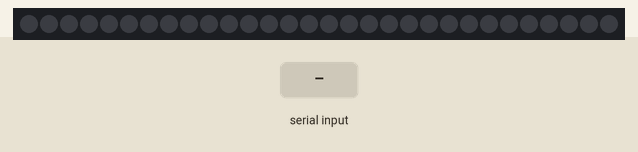
Bench run of a sketch on a simulated Arduino Uno, built with avr-gcc and run on an emulated ATmega328P. Parts: 30 RGB LEDs in strip order, left to right. The test bench sets the inputs (shaded band). Dim RGB values are drawn brighter than linear.

Above: at 1.2 s.
1.3 s: "1" received over Serial
At 3.5 s:
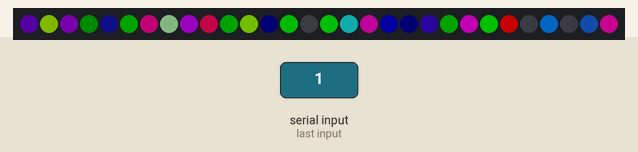
3.8 s: "0" received over Serial
Timing chart, 0 to 6.8 s (numbered marks = the images above; inputs shaded):
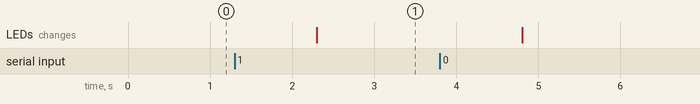

The sketch:

illuminations.ino
```cpp
///////////////////////////////////////
//////// Illuminations by MIT /////////
// Install this code on your Arduino //
///////////////////////////////////////

//////////////////////////////////////////
// Modify these values before uploading //
//////////////////////////////////////////

// How many LEDs on your neopixel hardware?
#define LED_COUNT 30

// How many colors per LED (3 for RGB, 4 for RGB+W)
#define N_COLORS 3

///////////////////////////////////
// Do not modify below this line //
///////////////////////////////////

#include <Adafruit_NeoPixel.h>
#define LED_PIN 4

int total_vals = LED_COUNT * N_COLORS;

Adafruit_NeoPixel strip(LED_COUNT, LED_PIN);

void setup() {
  Serial.begin(115200, SERIAL_8N1);
  strip.begin();
  strip.setBrightness(100);
  strip.show();
}

void loop(){
  if(Serial.available()){
    byte buf[total_vals];
    Serial.readBytes(buf, total_vals);
    int pixel = 0;
    for( int i = 0; i < (total_vals - 1); ){
      int r,g,b,w;
      r = (int) buf[i];
      g = (int) buf[i+1];
      b = (int) buf[i+2];
      if(N_COLORS == 3){
        strip.setPixelColor(pixel,r,g,b);
      }else if(N_COLORS == 4){
        w = (int) buf[i+3];
        strip.setPixelColor(pixel,r,g,b,w);
      }
      pixel += 1;
      i += N_COLORS;
    }
    strip.show();
  }
}
```

Measured:
- after the input at 1.3 s, the LEDs: change after 1.0 s (image 1)
